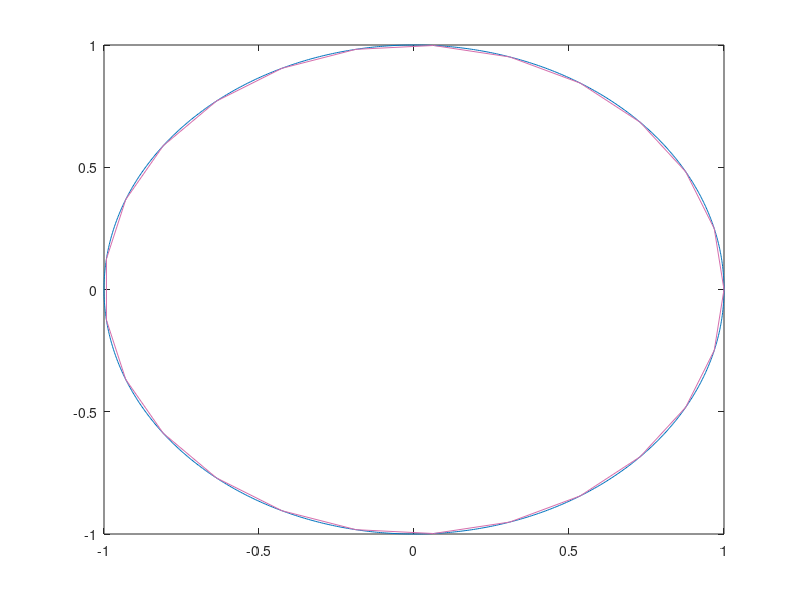
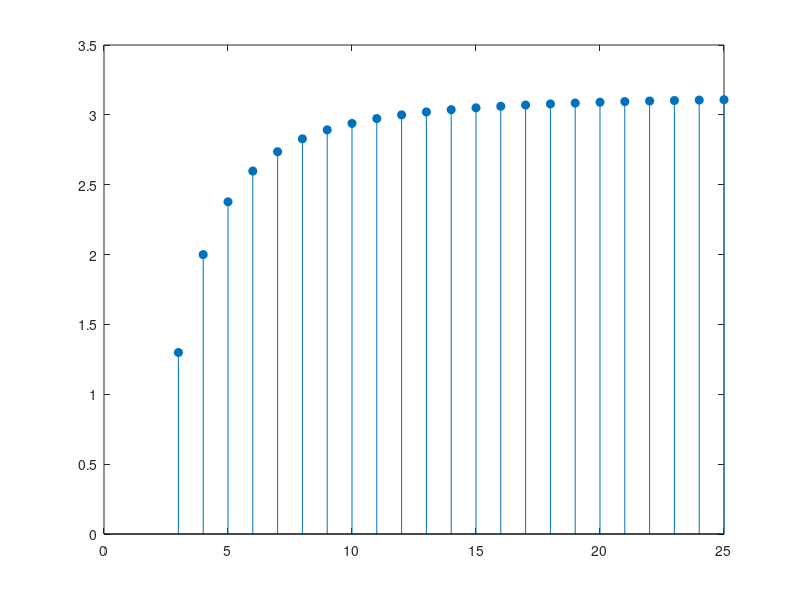

The MATLAB script that drew these images, in order: (Note: this script raises an error after producing the figures.)
%%Matlab script that illustrates the usefulness of the exhaustion method
%%used by Archimedes to estimate pi and the area of the circle of any
%%radius.

%%As proven on exercise 11, Chapter 8 from Michael Spivak's famous book : "Calculus" , for any circle of radius R, there is an inscibed regular polygon with an
%%number of sides large enough so that the area of the polygon is as close as desired
%%to the area of the circle

format long 
clear
%%Step 1: Plot the circle
t = linspace(0,2*pi,1000);
R = 1; %%circle radius (any)
for i=1:size(t,2)
    x(i) = R*cos(t(i));
    y(i) = R*sin(t(i));
end
plot(x,y);
hold on
%%Step 2: Plot the n gon with fixed point on (0,R)
N = 25;
n = 3;
k = n;
M = zeros(2,2); %rotation matrix in the plane by phi degrees
pivot = zeros(2,1);
pause(3)
while (n <=N) %animate the sequence of inscribed ngons and store their area difference to 
pivot(1,1) = R; %point fixed, from where the n-1 left are obtained (it can be any as long as its on the circle)
pivot(2,1) = 0;
phi = (2*pi)/(n); %%angle between each pair of adjacent vertices in the n-gon
M(1,1) = cos(phi);
M(1,2) = -1*sin(phi);
M(2,1) = sin(phi);
M(2,2) = cos(phi);
color = rand(1,3);
for j=1:n-1
    next = M*pivot;
    %plot the respective side:
    h = plot([pivot(1,1), next(1,1)],[pivot(2,1), next(2,1)],'Color',color);
    if (j == 1) 
    %store the area of this ngon to later see how the sequence approaches PI in the limit:
    diff(1,1) = next(1,1)-pivot(1,1);
    diff(2,1) = next(2,1) - pivot(2,1);
    length = sqrt(diff(1,1)^2 + diff(2,1)^2);
    area = 0.5*n*length*sqrt(R^2-(length^2)/(4));
    A(1,n-k+1) = area;
    end
    H(j) = h; %store the segment handle to later delete it for n+1-gon afterwards
    pause(0.1);
    hold on;
    %update current
    pivot = next;
end
%last one to close it
h = plot([pivot(1,1), R],[pivot(2,1), 0],'Color',color);
pause(0.1);
H(n) = h;
if n <N
    delete(H);
end
disp(n)
n = n+1;
hold on;
end
%Step 3: plot the sequence of areas for each regular polygon used
figure
stem([3:N],A,'filled')
yline(pi)
disp("Pi is approximately:")
disp(A(1,size(A,2)))

